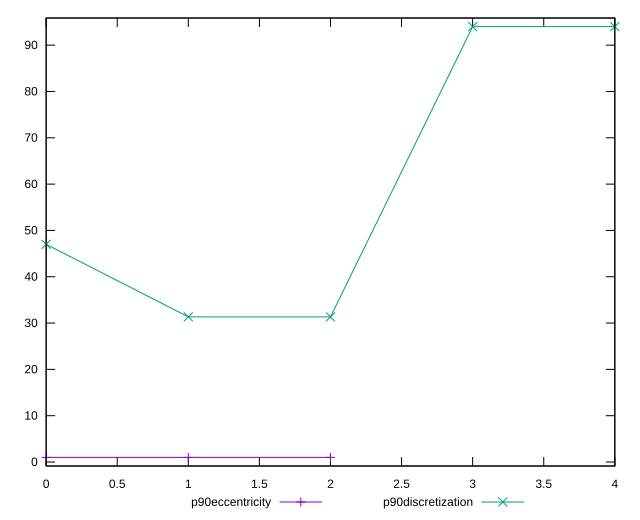

Source code (gnuplot):
reset

$p90Eccentricity <<EOF
0 1.0000000000000004
1 1.0000000000000013
2 1.000000000000001
EOF

$p90Discretization <<EOF
0 47
1 31.333333333333332
2 31.333333333333332
3 94
4 94
EOF

set key outside below
set xrange [0:4]
set yrange [-0.8599999999999997:95.86]
set trange [-0.8599999999999997:95.86]
set terminal svg size 640, 520 enhanced background rgb 'white'
set output "report_00023_2021-02-20T12:14:57.249Z/offscreen-images/progression/eccentricity.svg"

plot $p90Eccentricity title "p90eccentricity" with linespoints, \
     $p90Discretization title "p90discretization" with linespoints

reset
